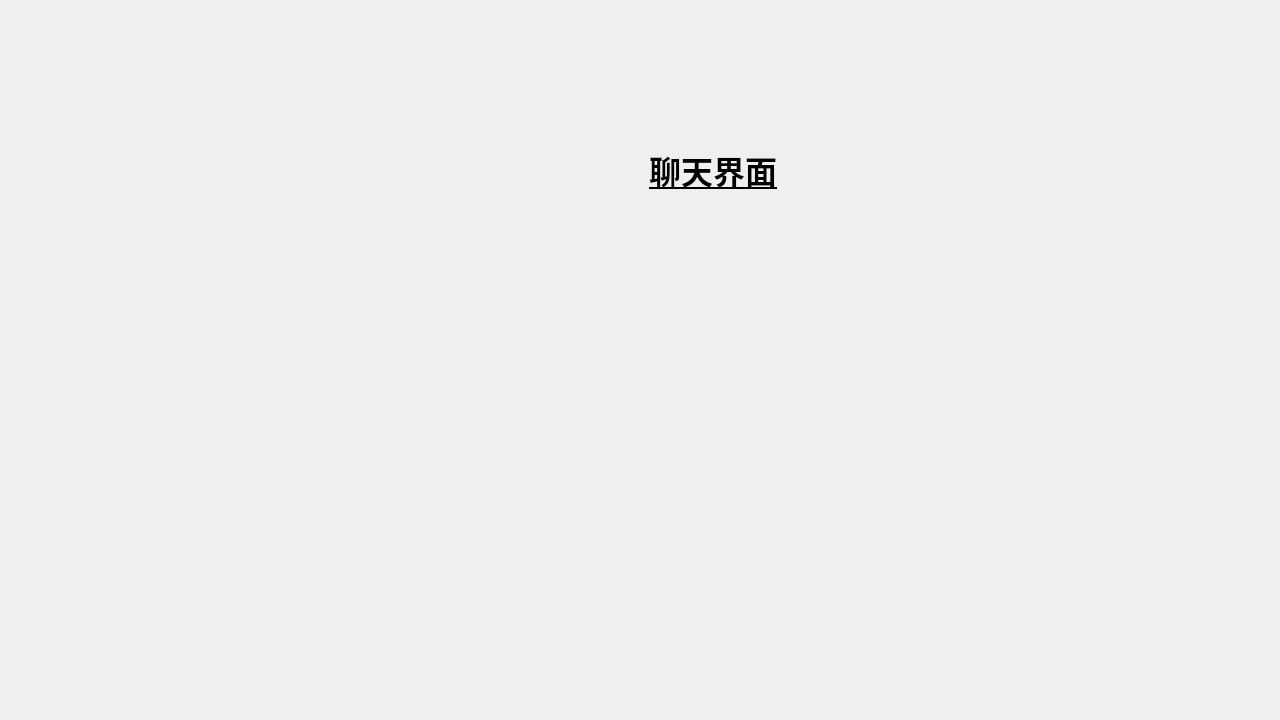
<?xml version="1.0" encoding="UTF-8"?>
<ui version="4.0">
 <class>Form</class>
 <widget class="QWidget" name="Form">
  <property name="geometry">
   <rect>
    <x>0</x>
    <y>0</y>
    <width>1280</width>
    <height>720</height>
   </rect>
  </property>
  <property name="windowTitle">
   <string>Form</string>
  </property>
  <widget class="QWidget" name="conmunication_widget" native="true">
   <property name="geometry">
    <rect>
     <x>259</x>
     <y>29</y>
     <width>981</width>
     <height>671</height>
    </rect>
   </property>
   <widget class="QLabel" name="page_title_label">
    <property name="geometry">
     <rect>
      <x>390</x>
      <y>110</y>
      <width>151</width>
      <height>61</height>
     </rect>
    </property>
    <property name="font">
     <font>
      <family>思源宋体 CN</family>
      <pointsize>24</pointsize>
      <weight>75</weight>
      <bold>true</bold>
      <underline>true</underline>
     </font>
    </property>
    <property name="text">
     <string>聊天界面</string>
    </property>
   </widget>
  </widget>
 </widget>
 <resources/>
 <connections/>
</ui>
